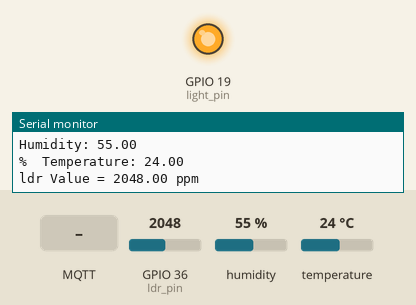
Bench run of a sketch on a simulated ESP32. Parts: output pins drawn as LEDs (lit = HIGH), the last lines printed to the serial monitor. The inputs (shaded band) are chosen by the test bench; at power-on: GPIO 36 (ldr_pin) = 2048, humidity 55 %, temperature 24 °C. WiFi joins after 1.5 s; servers stay silent unless stated; no MQTT or app messages arrive unless stated.

Above: at 2.7 s.
2.8 s: MQTT message "on" arrives on the first subscribed topic
At 5.2 s:
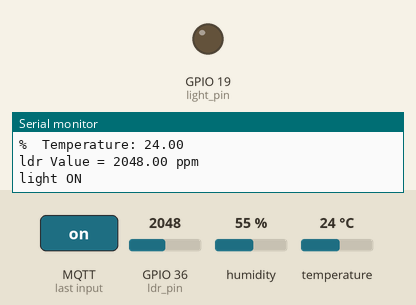
8.1 s: MQTT message "off" arrives on the first subscribed topic
At 10.0 s:
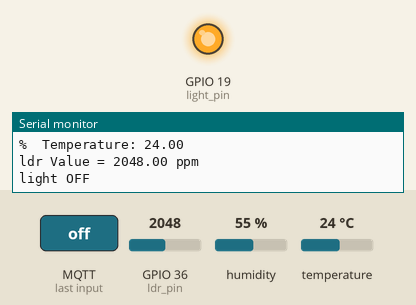
Timing chart, 0 to 11.5 s (numbered marks = the images above; inputs shaded):
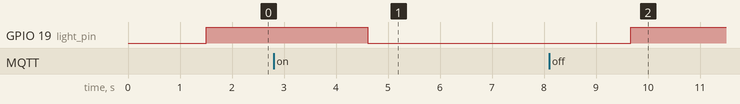

The sketch:

branch2.ino
```cpp
/* IOT vertical farming branch2*/


#include <ArduinoJson.h>

#include <WiFi.h>
WiFiClient WIFI_CLIENT;

#include <Wire.h>
#include <PubSubClient.h>
PubSubClient MQTT_CLIENT;


#define WIFI_SSID "admin"
#define WIFI_PASSWORD "12345678"


//-------------------------------
#define ldr_pin 36 //connected to GPIO 36 (Analog ADC0)
#define DHTPin 18
#define light_pin 19
//-------------------------------


#include "DHT.h"
#define DHTTYPE DHT11 // DHT 11 (AM2302), AM2321
//DHT Sensor;
DHT dht(DHTPin, DHTTYPE);
float Temperature;
float Humidity;
float Temp_Fahrenheit;


float ldrValue = 0;


void setup()
{

  Serial.begin(115200);
  dht.begin();

  WiFi.begin(WIFI_SSID, WIFI_PASSWORD);
  Serial.print("Connecting to Wi-Fi");
  while (WiFi.status() != WL_CONNECTED)
  {
      Serial.print(".");
      delay(300);
  }
  Serial.println();
  Serial.print("Connected with IP: ");
  Serial.println(WiFi.localIP());
  Serial.println();

  MQTT_CLIENT.setCallback(callback);

  pinMode(ldr_pin, INPUT);
  pinMode(DHTPin, INPUT);
  pinMode(light_pin, OUTPUT);

  digitalWrite(light_pin, HIGH);


}


String light;


// Reconnect con MQTT broker
void reconnect()
{
  MQTT_CLIENT.setServer("broker.hivemq.com", 1883);
  //MQTT_CLIENT.setServer("mqtt.eclipse.org", 1883);
  MQTT_CLIENT.setClient(WIFI_CLIENT);

  // Trying connect with broker.
  while (!MQTT_CLIENT.connected())
  {
    Serial.println("Trying to connect with Broker MQTT.");


    MQTT_CLIENT.connect("client_iot_vertical_farming_ppu2022_branch2"); // it isn't necessary..


    MQTT_CLIENT.subscribe("iot_vertical_farming_ppu2022/branch2/light"); // HERE SUBSCRIBE.


    // Wait to try to reconnect again...
    delay(1000);
  }

  Serial.println("Conectado a MQTT.");
}


String message = "";
// What to do when it receives the data.
void callback(char* topic, byte* payload, unsigned int length)
{
  String stopic = String(topic);

  Serial.print("Message received: ");
  Serial.print(stopic);
  Serial.print("   ");
  message = "";
  for (int i=0;i<length;i++)
  {
    message += (char)payload[i];
  }
  Serial.println(message);

  String s_message=String(message);

  if(stopic=="iot_vertical_farming_ppu2022/branch2/light")
  {
    light=s_message;
  }


}

void do_publish(String topic,String msg)
{
    char msg_char[100];
    msg.toCharArray(msg_char, 100);

    char topic_char[100];
    topic.toCharArray(topic_char, 100);

    MQTT_CLIENT.publish(topic_char, msg_char);
}


int delay_ms=5*1000;// 5*1000 = 5 sec
uint32_t previous_time=0;


void loop()
{
  // Check MQTT Broker connection
  if (!MQTT_CLIENT.connected()) {
    reconnect();
  }

  //----------------------------------------------dht
  Humidity = dht.readHumidity();
  Temperature = dht.readTemperature();
  Serial.print(F("Humidity: "));
  Serial.println(Humidity);
  Serial.print(F("%  Temperature: "));
  Serial.println(Temperature);
  if (isnan(Humidity) || isnan(Temperature))
  {
      Serial.println(F("Failed to read from DHT sensor!"));

  }
  //----------------------------------------------


  //----------------------------------------------ldr
  ldrValue = analogRead(ldr_pin);
  Serial.print("ldr Value = ");
  Serial.print(ldrValue);
  Serial.println(" ppm");
  //----------------------------------------------


  if (millis() - previous_time > delay_ms)
  {

    previous_time = millis();

    /*---------------------------------*/
    DynamicJsonDocument doc(1024);
    String serial_string;

    doc["air_temperature"] = String(Humidity);
    doc["air_humidity"] = String(Temperature);
    doc["light_intensity"] = String(ldrValue);
    serializeJson(doc, serial_string);
    /*---------------------------------*/


    //------------test set
    do_publish("iot_vertical_farming_ppu2022/branch2/sensor_value",String(serial_string));
    //------------

  }


  //======================function
  if(String(light)==String("on"))
  {
      digitalWrite(light_pin, LOW);
      Serial.println("light ON");
  }
  else if(String(light)==String("off"))
  {
      digitalWrite(light_pin, HIGH);
      Serial.println("light OFF");
  }
  //======================


  MQTT_CLIENT.loop(); // Check Subscription.

  delay(1000);

}
```

Measured:
- after the input at 2.8 s, GPIO 19 (light_pin): HIGH → LOW after 1.8 s
- after the input at 8.1 s, GPIO 19 (light_pin): LOW → HIGH after 1.6 s
